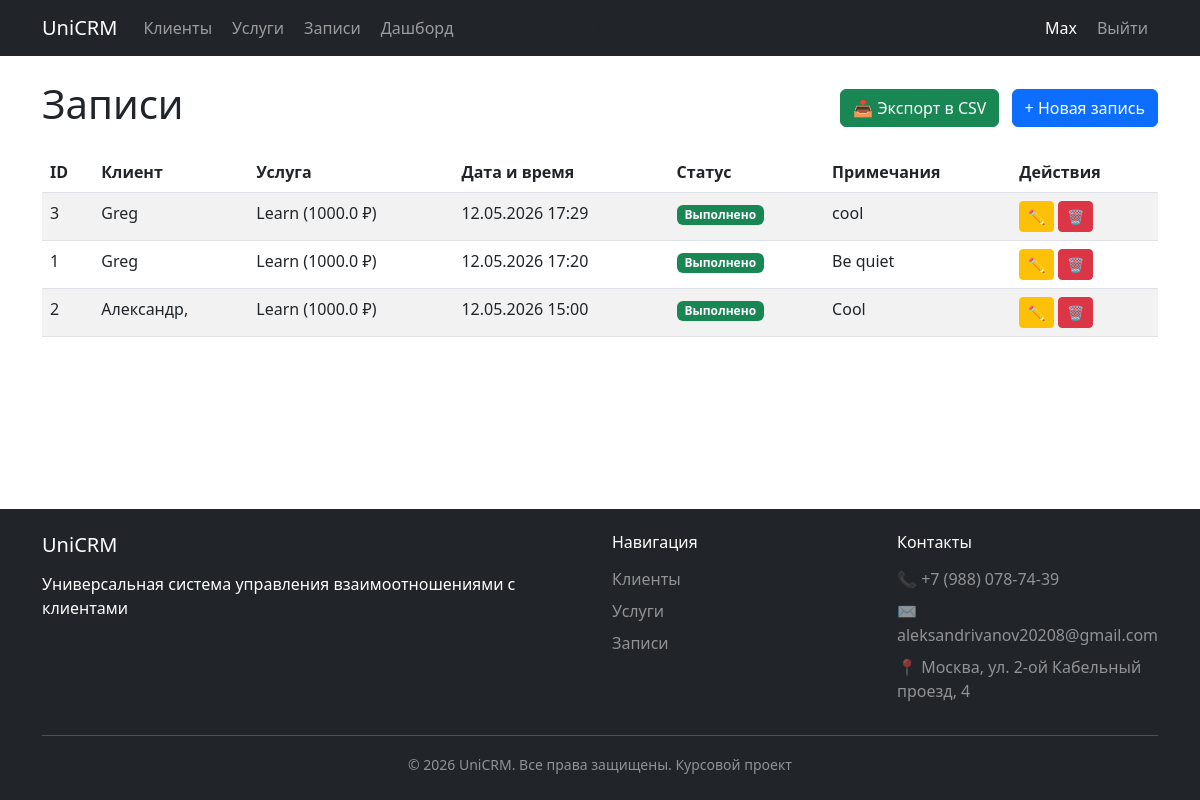
Screenshot of /appointments (signed in) with the database file from the repository.
### app/models/user.py (models this page shows, shortened)
class User(UserMixin, db.Model):
    __tablename__ = 'users'
    id = db.Column(db.Integer, primary_key=True)
    username = db.Column(db.String(80), unique=True, nullable=False)
    email = db.Column(db.String(120), unique=True, nullable=False)
    password_hash = db.Column(db.String(200), nullable=False)
    role = db.Column(db.String(20), nullable=False, default='employee')  # owner, employee
    business_id = db.Column(db.Integer, db.ForeignKey('businesses.id'), nullable=True)
    created_at = db.Column(db.DateTime, default=datetime.utcnow)
    invites_sent = db.relationship('Invite', foreign_keys='Invite.user_id', backref='user', lazy=True)

### app/models/appointment.py (models this page shows, shortened)
class Appointment(db.Model):
    __tablename__ = 'appointments'
    id = db.Column(db.Integer, primary_key=True)
    client_id = db.Column(db.Integer, db.ForeignKey('clients.id'), nullable=False)
    service_id = db.Column(db.Integer, db.ForeignKey('services.id'), nullable=False)
    appointment_time = db.Column(db.DateTime, nullable=False)
    status = db.Column(db.String(20), default='sceduled')
    notes = db.Column(db.Text, nullable=True)
    created_at = db.Column(db.DateTime, default=datetime.utcnow)
    employee_id = db.Column(db.Integer, db.ForeignKey('users.id'), nullable=True)
    employee = db.relationship('User', foreign_keys=[employee_id], backref='appointments')
    business_id = db.Column(db.Integer, db.ForeignKey('businesses.id'), nullable=False)

### app/models/client.py (models this page shows, shortened)
class Client(db.Model):
    __tablename__ = 'clients'
    id = db.Column(db.Integer, primary_key=True)
    name = db.Column(db.String(100), nullable=False)
    phone = db.Column(db.String(20), unique=False, nullable=False)
    comment = db.Column(db.String(200), nullable=True)
    created_at = db.Column(db.DateTime, default=datetime.utcnow)
    chat_id = db.Column(db.String(50), nullable = True)
    appointments = db.relationship('Appointment', backref='client', lazy=True)
    business_id = db.Column(db.Integer, db.ForeignKey('businesses.id'), nullable=False)
    __table_args___ = (
        db.UniqueConstraint('phone', 'business_id', name = 'unique_phone_per_business')
    )

### app/models/service.py (models this page shows, shortened)
class Service(db.Model):
    __tablename__ = 'services'
    id = db.Column(db.Integer, primary_key=True)
    name = db.Column(db.String(100), nullable=False)
    price = db.Column(db.Float, nullable=False)
    duration_minutes = db.Column(db.Integer, nullable=False)
    appointments = db.relationship('Appointment', backref='service', lazy=True)
    business_id = db.Column(db.Integer, db.ForeignKey('businesses.id'), nullable=False)

### app/routes/appointment_routes.py (the view)
@appointments_bp.route('/appointments')
@login_required
def index():
    if not current_user.business_id:
        flash('Сначала привяжитесь к бизнесу', 'warning')
        return redirect(url_for('dashboard.index'))
    appointments = Appointment.query.filter_by(
        business_id=current_user.business_id
    ).order_by(Appointment.appointment_time.desc()).all()
    return render_template('appointments/index.html', appointments=appointments)

### app/__init__.py (called while the page is built)
@login_manager.user_loader
def load_user(user_id):
    from app.models.user import User
    return User.query.get(int(user_id))

### app/templates/appointments/index.html (shortened to what this page needs)
{% extends "base.html" %}
{% block content %}
<div class="d-flex justify-content-between align-items-center mb-3">
    <h1>Записи</h1>
    <div>
        <a href="{{ url_for('appointments.export') }}" class="btn btn-success me-2">
            📥 Экспорт в CSV
        </a>
        <a href="{{ url_for('appointments.create') }}" class="btn btn-primary">
            + Новая запись
        </a>
    </div>
</div>
<div class="table-responsive">
    <table class="table table-striped">
        <thead>
            <tr>
                <th>ID</th>
                <th>Клиент</th>
                <th>Услуга</th>
                <th>Дата и время</th>
                <th>Статус</th>
                <th>Примечания</th>
                <th>Действия</th>
            </tr>
        </thead>
        <tbody>
            {% for appointment in appointments %}
            <tr>
                <td>{{ appointment.id }}</td>
                <td>{{ appointment.client.name }}</td>
                <td>{{ appointment.service.name }} ({{ appointment.service.price }} ₽)</td>
                <td>{{ appointment.appointment_time.strftime('%d.%m.%Y %H:%M') }}</td>
                <td>
                    {% if appointment.status == 'completed' %}
                        <span class="badge bg-success">Выполнено</span>
                    {% elif appointment.status == 'cancelled' %}
                        <span class="badge bg-danger">Отменено</span>
                    {% else %}
                        <span class="badge bg-warning">Запланировано</span>
                    {% endif %}
                </td>
                <td>{{ appointment.notes or '-' }}</td>
                <td>
                    <a href="{{ url_for('appointments.edit', id=appointment.id) }}" class="btn btn-sm btn-warning">✏️</a>
                    <form action="{{ url_for('appointments.delete', id=appointment.id) }}" method="post" style="display:inline;">
                        <button type="submit" class="btn btn-sm btn-danger" onclick="return confirm('Точно удалить?')">🗑️</button>
                    </form>
                </td>
            </tr>
            {% else %}
            <tr>
                <td colspan="7" class="text-center">Пока нет записей</td>
            </tr>
            {% endfor %}
        </tbody>
    </table>
</div>
{% endblock %}

### app/templates/base.html (shortened to what this page needs)
<!DOCTYPE html>
<html lang="ru" class="h-100">
<head>
    <link href="http://cdn.jsdelivr.net/npm/bootstrap@5.3.0/dist/css/bootstrap.min.css" rel="stylesheet">
</head>
<body>
    <nav class="navbar navbar-expand-lg navbar-dark bg-dark">
    <div class="container">
        <a class="navbar-brand" href="/">UniCRM</a>
        <div class="collapse navbar-collapse" id="navbarNav">
            <ul class="navbar-nav me-auto">
                <li class="nav-item">
                    <a class="nav-link" href="/clients">Клиенты</a>
                </li>
                <li class="nav-item">
                    <a class="nav-link" href="/services">Услуги</a>
                </li>
                <li class="nav-item">
                    <a class="nav-link" href="/appointments">Записи</a>
                </li>
                {% if current_user.is_authenticated and current_user.business_id %}
                <li class="nav-item">
                    <a class="nav-link" href="/dashboard">Дашборд</a>
                </li>
                {% endif %}
            </ul>
            <ul class="navbar-nav ms-auto">
                {% if current_user.is_authenticated %}
                <li class="nav-item">
                    <span class="nav-link text-white">{{ current_user.username }}</span>
                </li>
                <li class="nav-item">
                    <a class="nav-link" href="{{ url_for('auth.logout') }}">Выйти</a>
                </li>
                {% endif %}
            </ul>
        </div>
    </div>
</nav>
    <main class="container mt-4">
        {% block content %}{% endblock %}
    </main>
    <footer class="bg-dark text-white mt-5 py-4">
        <div class="container">
            <div class="row">
                <div class="col-md-6">
                    <h5>UniCRM</h5>
                    <p>Универсальная система управления взаимоотношениями с клиентами</p>
                </div>
                <div class="col-md-3">
                    <h6>Навигация</h6>
                    <ul class="list-unstyled">
                        <li><a href="/clients" class="text-white-50 text-decoration-none">Клиенты</a></li>
                        <li><a href="/services" class="text-white-50 text-decoration-none">Услуги</a></li>
                        <li><a href="/appointments" class="text-white-50 text-decoration-none">Записи</a></li>
                    </ul>
                </div>
                <div class="col-md-3">
                    <h6>Контакты</h6>
                    <ul class="list-unstyled text-white-50">
                        <li>📞 +7 (988) 078-74-39</li>
                        <li>✉️ aleksandrivanov20208@gmail.com</li>
                        <li>📍 Москва, ул. 2-ой Кабельный проезд, 4</li>
                    </ul>
                </div>
            </div>
            <hr class="bg-white">
            <div class="text-center text-white-50">
                <small>© 2026 UniCRM. Все права защищены. Курсовой проект</small>
            </div>
        </div>
    </footer>
</body>
</html>

### app/templates/base.html (style rules this page uses)
html, body { height: 100%; }
body { display: flex; flex-direction: column; }
.container { flex: 1 0 auto; }
footer { flex-shrink: 0; }
.navbar-nav .nav-link { transition: all 0.3s ease; padding: 8px 15px; margin: 0 2px; }
footer hr { opacity: 0.2; }
footer h5, footer h6 { color: #fff; margin-bottom: 15px; }
footer ul li { margin-bottom: 8px; }

### rows the page displays
User: username "Max"
Appointment: id "3", client.name "Greg", service.name "Learn", service.price "1000.0", appointment_time "12.05.2026 17:29", status "Выполнено", notes "cool"
Appointment: id "1", client.name "Greg", service.name "Learn", service.price "1000.0", appointment_time "12.05.2026 17:20", status "Выполнено", notes "Be quiet"
Appointment: id "2", client.name "Александр,", service.name "Learn", service.price "1000.0", appointment_time "12.05.2026 15:00", status "Выполнено", notes "Cool"
